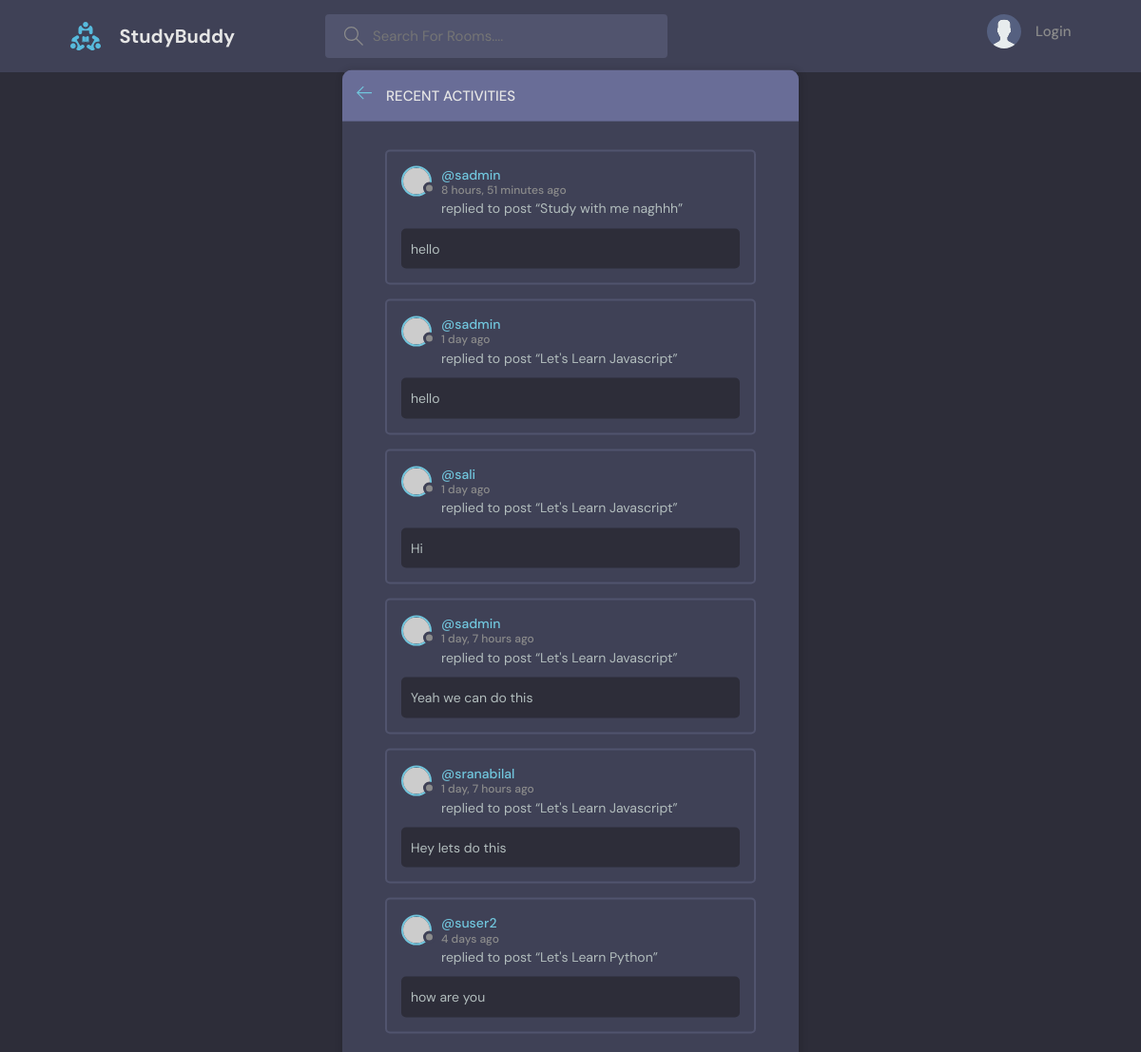
/activities/, run on an earlier commit of the app's database.
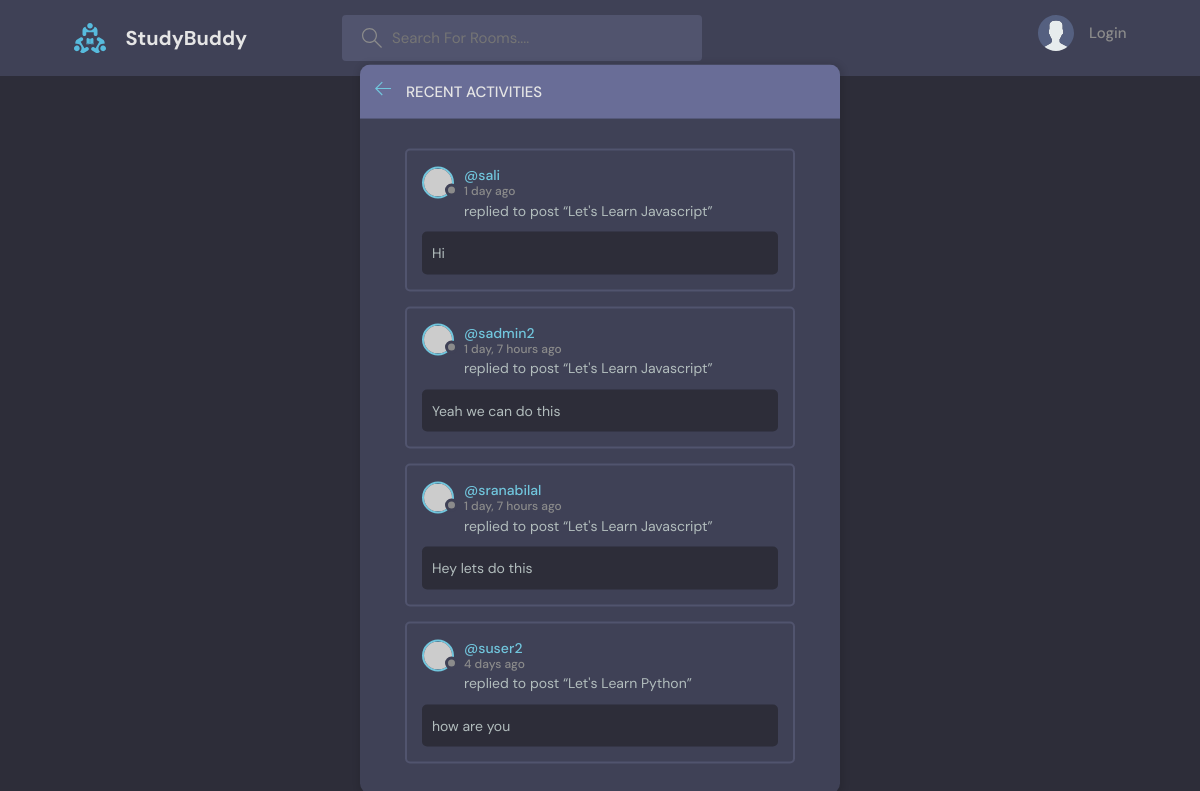
And on a later commit of the database.
### base/models.py (models this page shows)
class Message(models.Model):
    user = models.ForeignKey(User , on_delete=models.CASCADE)
    room = models.ForeignKey(Room , on_delete=models.CASCADE)
    body = models.TextField()
    updated = models.DateTimeField(auto_now=True)
    created = models.DateTimeField(auto_now_add = True)
    def __str__(self):
        return self.body[0:50]
    class Meta:
        ordering = ['-updated' , '-created']

class Room(models.Model):
    host = models.ForeignKey(User , on_delete=models.SET_NULL , null=True)
    topic = models.ForeignKey(Topic , on_delete=models.SET_NULL , null=True)
    name = models.CharField(max_length=200)
    description  = models.TextField(null=True , blank=True)
    participants = models.ManyToManyField(User , related_name='participants' , blank=True)
    updated = models.DateTimeField(auto_now=True)
    created = models.DateTimeField(auto_now_add = True)
    def __str__(self):
        return self.name
    class Meta:
        ordering = ['-updated' , '-created']

### base/views.py (the view)
# urls.py: path('activities/' , views.activity_page, name= 'activities'),
def activity_page(request):
    room_messages = Message.objects.all()
    return render (request , 'base/activity.html' , {'room_messages' : room_messages})

### base/templates/base/activity.html (shortened to what this page needs)
{% extends 'main.html' %}
{% block content %}
    <main class="layout">
      <div class="container">
        <div class="layout__box">
          <div class="layout__boxHeader">
            <div class="layout__boxTitle">
              <a href="{% url 'home' %}">
                <svg version="1.1" xmlns="http://www.w3.org/2000/svg" width="32" height="32" viewBox="0 0 32 32">
                  <title>arrow-left</title>
                  <path
                    d="M13.723 2.286l-13.723 13.714 13.719 13.714 1.616-1.611-10.96-10.96h27.625v-2.286h-27.625l10.965-10.965-1.616-1.607z"
                  ></path>
                </svg>
              </a>
              <h3>Recent Activities</h3>
            </div>
          </div>
          <div class="activities-page layout__body">
            {% for message in room_messages %}
            <div class="activities__box">
              <div class="activities__boxHeader roomListRoom__header">
                <a href="{% url 'user-profile' message.user.id %}" class="roomListRoom__author">
                  <div class="avatar avatar--small">
                    <img src="https://randomuser.me/api/portraits/women/11.jpg" />
                  </div>
                  <p>
                    @s{{message.user}}
                    <span>{{message.created | timesince}} ago</span>
                  </p>
                </a>
              </div>
              <div class="activities__boxContent">
                <p>replied to post “<ahref="{% url 'room' message.room.id %}">{{message.room}}</a>”</p>
                <div class="activities__boxRoomContent">
                  {{message}}
                </div>
              </div>
            </div>
            {% endfor %}
          </div>
        </div>
      </div>
    </main>
{% endblock content %}

What changed in the data, as far as the page shows it:
removed Message: user "admin", created "8 hours, 51 minutes", room "Study with me naghhh", body "hello"
removed Message: user "admin", created "1 day", room "Let's Learn Javascript", body "hello"
changed through a linked row, Message "Yeah we can do this": user "admin" → "admin2"
